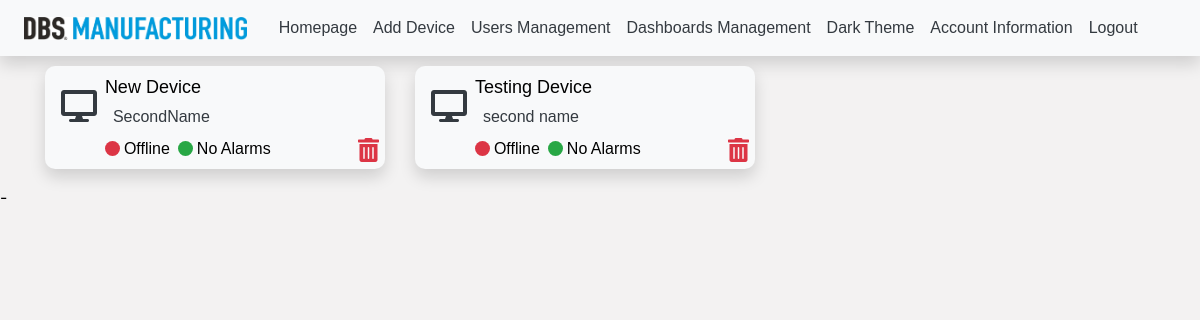
Page /admin_dashboard.php (signed in) on the committed database.
### tables this page shows
CREATE TABLE `devices` (
  `id` int(11) NOT NULL,
  `mac` varchar(200) NOT NULL,
  `device_name` varchar(30) NOT NULL,
  `second_name` varchar(100) NOT NULL,
  `meter_ranges` varchar(100) NOT NULL DEFAULT '0, 2500, 5000, 7500, 10000, 12500, 15000, 17500, 20000',
  `meter_range_1` int(11) NOT NULL DEFAULT 6000,
  `meter_range_2` int(11) NOT NULL DEFAULT 12000,
  `meter_range_3` int(11) NOT NULL DEFAULT 18000,
  `meter_color_1` varchar(20) NOT NULL DEFAULT '#85ff89',
  `meter_color_2` varchar(20) NOT NULL DEFAULT '#7075ff',
  `meter_color_3` varchar(20) NOT NULL DEFAULT '#ff7575',
  `manual` varchar(100) NOT NULL,
  `primary_logo` varchar(1000) NOT NULL DEFAULT 'dbs.png',
  `secondary_logo` varchar(1000) NOT NULL,
  `use_secondary_logo` varchar(10) NOT NULL
);

### devices-card.php (the view, shortened to what this page needs)
<div class="col-md-4 mb-3">
    <?php
    $rand = rand();
    if (isset($_SESSION["darkTheme"]) && $_SESSION["darkTheme"]==1){
        $boxClass = "bg-dark";
        $fontColor = "text-white-50";
    }else{
        $boxClass = "bg-light shadow";
        $fontColor = "text-dark";
    }
    ?>
        <div class="<?php echo $boxClass; ?> shadow-black px-3 py-2 border-radius-10px">
            <div class="d-flex">
                <a href="device-details.php?id=<?php echo $row['deviceID']; ?>" style="width: 95%;text-decoration: none;" class="d-flex auto_color_txt">
                    <div class="w-15">
                        <i class="fas fa-desktop <?php echo $fontColor; ?> fa-2x mt-3"></i>
                    </div>
                    <div class="w-80">
                        <span class="font-size-larger"><?php echo $row["device_name"]; ?></span>
                        <p class="d-flex m-0 mt-1">
                            <span class="ml-2 <?php echo $fontColor; ?>"><?php echo !empty($row["second_name"]) ? $row["second_name"] : '---'; ?></span>
                        </p>
                        <div class="d-flex justify-content-between">
                            <div class="mt-2 d-flex">
                                <div class="d-flex status_<?php echo $rand; ?>">
                                    <span style="height: 15px; width: 15px; border-radius: 20px; display: block;" class="bg-danger mt-1 mr-1"></span>
                                    <span>Offline</span>
                                </div>
                                <span style="height: 15px; width: 15px; border-radius: 20px; display: block;" class="bg-success mt-1 ml-2 mr-1"></span>
                                <span>No Alarms</span>
                            </div>
                        </div>
                    </div>
                </a>
                <div class="w-5 d-flex align-items-end">
                    <div>
                        <button onclick="del_device_function(<?php echo $row["deviceID"]; ?>)" class="btn btn-circle text-danger"
                                data-toggle="modal" data-target="#deleteDevice">
                            <i class="fas fa-trash-alt fa-2x"></i>
                        </button>
                    </div>
                </div>
            </div>
        </div>
</div>

### admin_dashboard.php (shortened to what this page needs)
<?php
require 'app/main.php';
?>
<!DOCTYPE html>
<html lang="en">
<?php require 'app/head.include.php'; ?>
<body>
<?php require 'app/nav.include.php'; ?>
<div class="container">
    <div class="row w-100">
        <?php
        $sql = "SELECT devices.id as deviceID, devices.device_name, devices.mac as mac, devices.second_name FROM devices, users GROUP BY mac";
        $res = mysqli_query($con, $sql);
        if(mysqli_num_rows($res)){
            while($row = mysqli_fetch_array($res)){
                require 'devices-card.php';
            }
        }
        else{
            ?>
            <div class="alert alert-danger w-100 mt-3 " role="alert">
                No devices found!
            </div>
            <?php
        }
        ?>
    </div>
</div>
-
</body>
</html>

### assets/custom_css/main.css (style rules this page uses)
* { font-family: sans-serif; }
.btn-circle { width: 30px; height: 30px; padding: 6px 0px; border-radius: 15px; text-align: center; font-size: 12px; line-height: 1.42857; }
.font-size-larger { font-size: large; }
.w-15 { width: 15% !important; }
.w-80 { width: 80% !important; }
.w-5 { width: 5% !important; }
.border-radius-10px { border-radius: 10px; }

### assets/custom_css/light_theme.css (style rules this page uses)
body { background-color: #f3f2f2; color: black; }
.shadow-black { box-shadow: 1px 5px 20px 0px #ffffff40; }
.auto_color_txt { color: black !important; }

### rows in the picture
devices: device_name "New Device", second_name "SecondName"
devices: device_name "Testing Device", second_name "second name"

### other values in the picture
$themeLinkText "Dark Theme"
